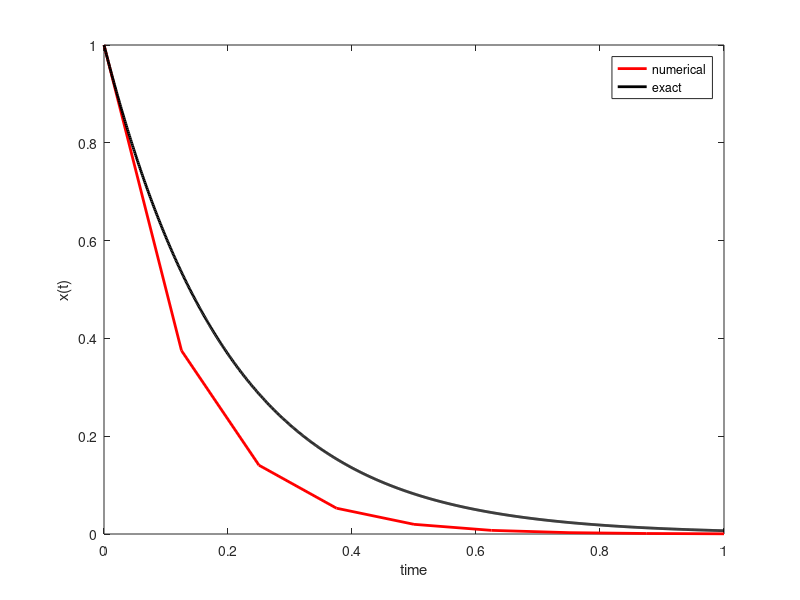

Recreate this plot in MATLAB.
clear all

a = @(x,t) -5*x;
Xe = @(x0,t) x0*exp(-5*t);

tic

n = 8;
t0 = 0.; T = 1.;
x0 = 1.;

te = linspace(0,T-t0,1000);
X = Xe(x0,te);

dt = (T-t0)/n;
x = x0*ones(1,n+1);
t = t0*ones(1,n+1);

for i = 2:n+1
    x(i) = x(i-1) + a(x(i-1),t(i-1))*dt;
    t(i) = t(i-1) + dt;
end

toc

plot(t,x,'linewidth',2,'-r');hold on;
plot(te,X,'linewidth',2,'-k');hold off;
legend('numerical','exact');
xlabel('time');ylabel('x(t)');
